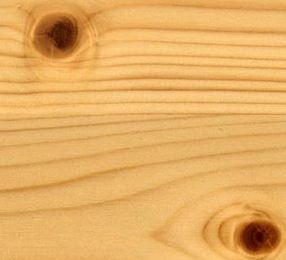
#> input picture Binariztion/img/1.JPG, 286 x 260 px, found by its file name
$ python gradient_alg.py
#> lines starting #> are read from the running program, lines starting #| are printed output that depends on the picture
__author__ = 'KolesnikG'

import cv2
import numpy as np

img=cv2.imread("1.jpg",0)
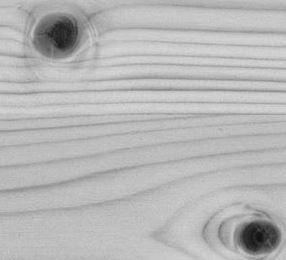
#> img: shape (260, 286); min 16, max 216, mean 183.1


def gradient_method(img):
    Gm=Gn=np.zeros_like(img)

    for m in range(1,img.shape[0]-1):
        for n in range(1,img.shape[1]-1):
            Gm[m][n]=(int(img[m+1][n])-int(img[m-1][n]))/2
            Gn[m][n]=(int(img[m][n+1])-int(img[m][n-1]))/2
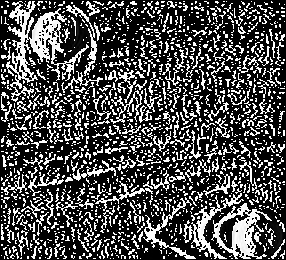
#> Gm: shape (260, 286); min 0, max 255, mean 77.8

    G=np.maximum(Gm,Gn)
    part1=part2=0

    for m in range(0,img.shape[0]):
        for n in range(0,img.shape[1]):
            part1+=int(img[m][n])*int(G[m][n])
            part2+=int(G[m][n])
#> after the loop, part1 = 1040426595; part2 = 5783497

    th=part1/part2
#> th = 179.9
    return th


print('threshold = ',round(gradient_method(img)))
#| threshold =  180
#ret,thresh=cv2.threshold(img,th,255,cv2.THRESH_BINARY_INV)
#cv2.imwrite("grad1.jpg",thresh)

$ run again, with Binariztion/img/2.JPG copied over Binariztion/img/1.JPG
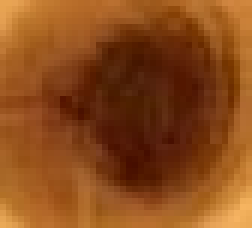
#> input picture Binariztion/img/2.JPG, 42 x 38 px, found by its file name (shown 6 times larger)
#> `img=cv2.imread("1.jpg",0)`:
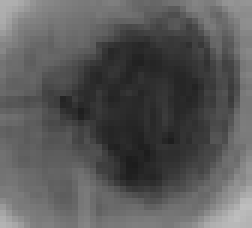
#> img: shape (38, 42) (shown 6 times larger); min 28, max 190, mean 88.5
#> after the loop in gradient_method, `for m in range(1,img.shape[0]-1):`:
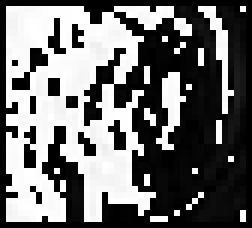
#> Gm: shape (38, 42) (shown 6 times larger); min 0, max 255, mean 110.4
#> after the loop in gradient_method, `for m in range(0,img.shape[0]):`: part1 = 15199834; part2 = 176179
#> th = 86.27
#| threshold =  86
